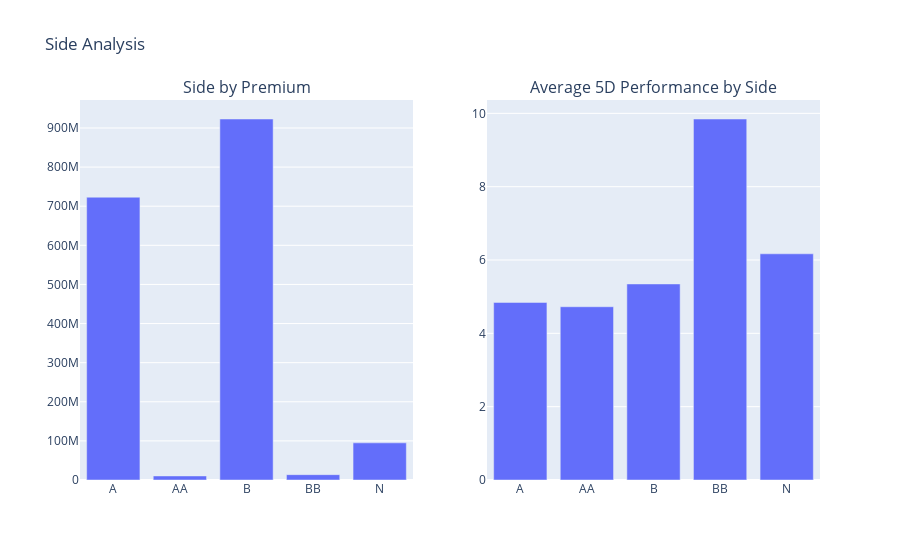

The notebook cell this image was saved under:
### Code cell
# Group by 'Side' and calculate the sum of 'Premium'
side_ratio = sector_data.groupby(['Side'])['Premium'].sum().reset_index()

# Create a bar chart for Side ratio
fig1 = px.bar(side_ratio, x='Side', y='Premium', title='Call-Put Ratio')

# Group by 'Side' and calculate the average of '5D Performance'
avg_5d_performance = sector_data.groupby(['Side'])['5D Performance'].mean().reset_index()

# Create a bar chart for average '5D Performance' by Side
fig2 = px.bar(avg_5d_performance, x='Side', y='5D Performance', title='Average 5D Performance by Side')

# Create subplots with 1 row and 2 columns
fig = make_subplots(rows=1, cols=2, subplot_titles=('Side by Premium', 'Average 5D Performance by Side'))

# Add bar chart to the first subplot
fig.add_trace(fig1.data[0], row=1, col=1)

# Add bar chart to the second subplot
fig.add_trace(fig2.data[0], row=1, col=2)

# Update layout
fig.update_layout(title='Side Analysis')

# Show the plot
fig.show()

### Figure 1 — Plotly figure (JSON) as saved in the notebook; plotly's stock layout.template omitted (floating-point values rounded to 4 significant figures)
{"data": [{"alignmentgroup": "True", "hovertemplate": "Side=%{x}<br>Premium=%{y}<extra></extra>", "legendgroup": "", "marker": {"color": "#636efa", "pattern": {"shape": ""}}, "name": "", "offsetgroup": "", "orientation": "v", "showlegend": false, "textposition": "auto", "type": "bar", "x": ["A", "AA", "B", "BB", "N"], "xaxis": "x", "y": [722976004, 10355932, 922922707, 13623169, 94947462], "yaxis": "y"}, {"alignmentgroup": "True", "hovertemplate": "Side=%{x}<br>5D Performance=%{y}<extra></extra>", "legendgroup": "", "marker": {"color": "#636efa", "pattern": {"shape": ""}}, "name": "", "offsetgroup": "", "orientation": "v", "showlegend": false, "textposition": "auto", "type": "bar", "x": ["A", "AA", "B", "BB", "N"], "xaxis": "x2", "y": [4.844, 4.726, 5.347, 9.846, 6.169], "yaxis": "y2"}], "layout": {"annotations": [{"font": {"size": 16}, "showarrow": false, "text": "Side by Premium", "x": 0.225, "xanchor": "center", "xref": "paper", "y": 1, "yanchor": "bottom", "yref": "paper"}, {"font": {"size": 16}, "showarrow": false, "text": "Average 5D Performance by Side", "x": 0.775, "xanchor": "center", "xref": "paper", "y": 1, "yanchor": "bottom", "yref": "paper"}], "title": {"text": "Side Analysis"}, "xaxis": {"anchor": "y", "domain": [0, 0.45]}, "xaxis2": {"anchor": "y2", "domain": [0.55, 1]}, "yaxis": {"anchor": "x", "domain": [0, 1]}, "yaxis2": {"anchor": "x2", "domain": [0, 1]}}}
